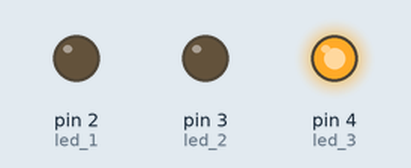
Recording of a sketch running on a simulated Arduino Uno, built with avr-gcc and run on an emulated ATmega328P. On the bench: output pins drawn as LEDs (lit = HIGH). Random numbers use the default seed unless the sketch sets one; what the sketch prints to the serial monitor is not drawn.

Above: at 4.06 s.
At 20.28 s:
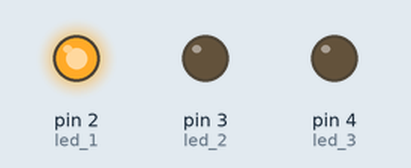
At 38.8 s:
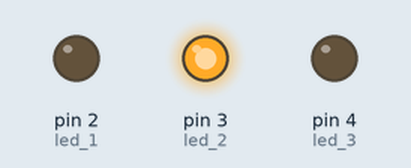
Timing chart, 0 to 40.0 s (numbered marks = the images above):
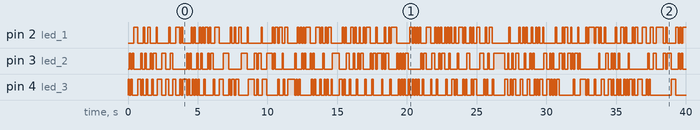

Measured:
- by itself, pin 2 (led_1): LOW → HIGH at 0.40 s, → LOW 0.30 s later, → HIGH 0.40 s later, → LOW 0.10 s later, … (181 changes in this stretch)
- by itself, pin 3 (led_2): LOW → HIGH at 0.10 s, → LOW 0.10 s later, → HIGH 0.10 s later, → LOW 0.10 s later, … (158 changes in this stretch)
- by itself, pin 4 (led_3): LOW → HIGH at 0.00 s, → LOW 0.10 s later, → HIGH 0.10 s later, → LOW 0.10 s later, … (184 changes in this stretch)

The sketch:

random.ino
```cpp
int led_1 = 2;
int led_2 = 3;
int led_3 = 4;

long randomNumber;

void setup()
{
  Serial.begin(9600);
   Serial.println("Iniciar led a lo random");
  pinMode(led_1, OUTPUT);
  pinMode(led_2, OUTPUT);
  pinMode(led_3, OUTPUT);

 randomSeed(analogRead(A0));
}

void loop()
{
 randomNumber =  random(2,5);

 Serial.print("El numero random es = ");
 Serial.println("randomNumber");

 digitalWrite(randomNumber, HIGH);
 delay(100);
 digitalWrite(randomNumber, LOW);

}
```
